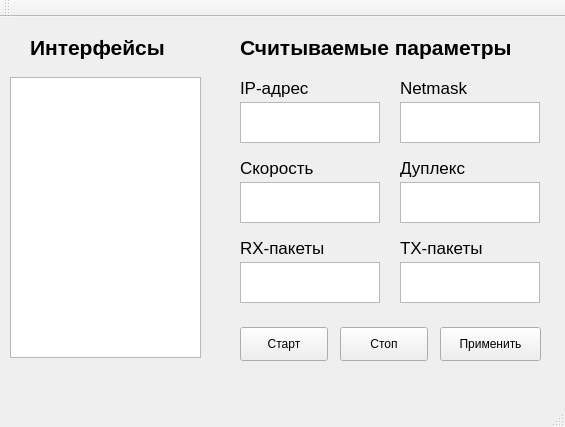
<?xml version="1.0" encoding="UTF-8"?>
<ui version="4.0">
 <class>MainWindow</class>
 <widget class="QMainWindow" name="MainWindow">
  <property name="geometry">
   <rect>
    <x>0</x>
    <y>0</y>
    <width>565</width>
    <height>427</height>
   </rect>
  </property>
  <property name="windowTitle">
   <string>MainWindow</string>
  </property>
  <widget class="QWidget" name="centralWidget">
   <widget class="QTextEdit" name="textEdit">
    <property name="geometry">
     <rect>
      <x>240</x>
      <y>85</y>
      <width>140</width>
      <height>41</height>
     </rect>
    </property>
   </widget>
   <widget class="QTextEdit" name="textEdit_2">
    <property name="geometry">
     <rect>
      <x>400</x>
      <y>85</y>
      <width>140</width>
      <height>41</height>
     </rect>
    </property>
   </widget>
   <widget class="QTextEdit" name="textEdit_3">
    <property name="geometry">
     <rect>
      <x>240</x>
      <y>165</y>
      <width>140</width>
      <height>41</height>
     </rect>
    </property>
   </widget>
   <widget class="QTextEdit" name="textEdit_4">
    <property name="geometry">
     <rect>
      <x>400</x>
      <y>165</y>
      <width>140</width>
      <height>41</height>
     </rect>
    </property>
   </widget>
   <widget class="QTextEdit" name="textEdit_5">
    <property name="geometry">
     <rect>
      <x>240</x>
      <y>245</y>
      <width>140</width>
      <height>41</height>
     </rect>
    </property>
   </widget>
   <widget class="QPushButton" name="pushButton">
    <property name="geometry">
     <rect>
      <x>240</x>
      <y>310</y>
      <width>88</width>
      <height>34</height>
     </rect>
    </property>
    <property name="text">
     <string>Старт</string>
    </property>
   </widget>
   <widget class="QPushButton" name="pushButton_2">
    <property name="geometry">
     <rect>
      <x>340</x>
      <y>310</y>
      <width>88</width>
      <height>34</height>
     </rect>
    </property>
    <property name="text">
     <string>Стоп</string>
    </property>
   </widget>
   <widget class="QPushButton" name="pushButton_3">
    <property name="geometry">
     <rect>
      <x>440</x>
      <y>310</y>
      <width>101</width>
      <height>34</height>
     </rect>
    </property>
    <property name="text">
     <string>Применить</string>
    </property>
   </widget>
   <widget class="QTextEdit" name="textEdit_11">
    <property name="geometry">
     <rect>
      <x>400</x>
      <y>245</y>
      <width>140</width>
      <height>41</height>
     </rect>
    </property>
   </widget>
   <widget class="QListWidget" name="listWidget">
    <property name="geometry">
     <rect>
      <x>10</x>
      <y>60</y>
      <width>191</width>
      <height>281</height>
     </rect>
    </property>
    <property name="font">
     <font>
      <pointsize>17</pointsize>
     </font>
    </property>
   </widget>
   <widget class="QLabel" name="label">
    <property name="geometry">
     <rect>
      <x>240</x>
      <y>10</y>
      <width>321</width>
      <height>41</height>
     </rect>
    </property>
    <property name="font">
     <font>
      <pointsize>16</pointsize>
      <weight>75</weight>
      <bold>true</bold>
     </font>
    </property>
    <property name="text">
     <string>Считываемые параметры</string>
    </property>
   </widget>
   <widget class="QLabel" name="label_2">
    <property name="geometry">
     <rect>
      <x>30</x>
      <y>10</y>
      <width>191</width>
      <height>41</height>
     </rect>
    </property>
    <property name="font">
     <font>
      <pointsize>16</pointsize>
      <weight>75</weight>
      <bold>true</bold>
     </font>
    </property>
    <property name="text">
     <string>Интерфейсы</string>
    </property>
   </widget>
   <widget class="QLabel" name="label_3">
    <property name="geometry">
     <rect>
      <x>240</x>
      <y>50</y>
      <width>121</width>
      <height>41</height>
     </rect>
    </property>
    <property name="font">
     <font>
      <pointsize>13</pointsize>
      <weight>50</weight>
      <bold>false</bold>
     </font>
    </property>
    <property name="text">
     <string>IP-адрес</string>
    </property>
   </widget>
   <widget class="QLabel" name="label_4">
    <property name="geometry">
     <rect>
      <x>400</x>
      <y>50</y>
      <width>121</width>
      <height>41</height>
     </rect>
    </property>
    <property name="font">
     <font>
      <pointsize>13</pointsize>
      <weight>50</weight>
      <bold>false</bold>
     </font>
    </property>
    <property name="text">
     <string>Netmask</string>
    </property>
   </widget>
   <widget class="QLabel" name="label_5">
    <property name="geometry">
     <rect>
      <x>240</x>
      <y>130</y>
      <width>121</width>
      <height>41</height>
     </rect>
    </property>
    <property name="font">
     <font>
      <pointsize>13</pointsize>
      <weight>50</weight>
      <bold>false</bold>
     </font>
    </property>
    <property name="text">
     <string>Скорость</string>
    </property>
   </widget>
   <widget class="QLabel" name="label_6">
    <property name="geometry">
     <rect>
      <x>400</x>
      <y>130</y>
      <width>121</width>
      <height>41</height>
     </rect>
    </property>
    <property name="font">
     <font>
      <pointsize>13</pointsize>
      <weight>50</weight>
      <bold>false</bold>
     </font>
    </property>
    <property name="text">
     <string>Дуплекс</string>
    </property>
   </widget>
   <widget class="QLabel" name="label_7">
    <property name="geometry">
     <rect>
      <x>240</x>
      <y>210</y>
      <width>121</width>
      <height>41</height>
     </rect>
    </property>
    <property name="font">
     <font>
      <pointsize>13</pointsize>
      <weight>50</weight>
      <bold>false</bold>
     </font>
    </property>
    <property name="text">
     <string>RX-пакеты</string>
    </property>
   </widget>
   <widget class="QLabel" name="label_8">
    <property name="geometry">
     <rect>
      <x>400</x>
      <y>210</y>
      <width>121</width>
      <height>41</height>
     </rect>
    </property>
    <property name="font">
     <font>
      <pointsize>13</pointsize>
      <weight>50</weight>
      <bold>false</bold>
     </font>
    </property>
    <property name="text">
     <string>TX-пакеты</string>
    </property>
   </widget>
  </widget>
  <widget class="QToolBar" name="mainToolBar">
   <attribute name="toolBarArea">
    <enum>TopToolBarArea</enum>
   </attribute>
   <attribute name="toolBarBreak">
    <bool>false</bool>
   </attribute>
  </widget>
  <widget class="QStatusBar" name="statusBar"/>
  <widget class="QMenuBar" name="menuBar">
   <property name="geometry">
    <rect>
     <x>0</x>
     <y>0</y>
     <width>565</width>
     <height>30</height>
    </rect>
   </property>
  </widget>
 </widget>
 <layoutdefault spacing="6" margin="11"/>
 <resources/>
 <connections/>
</ui>
